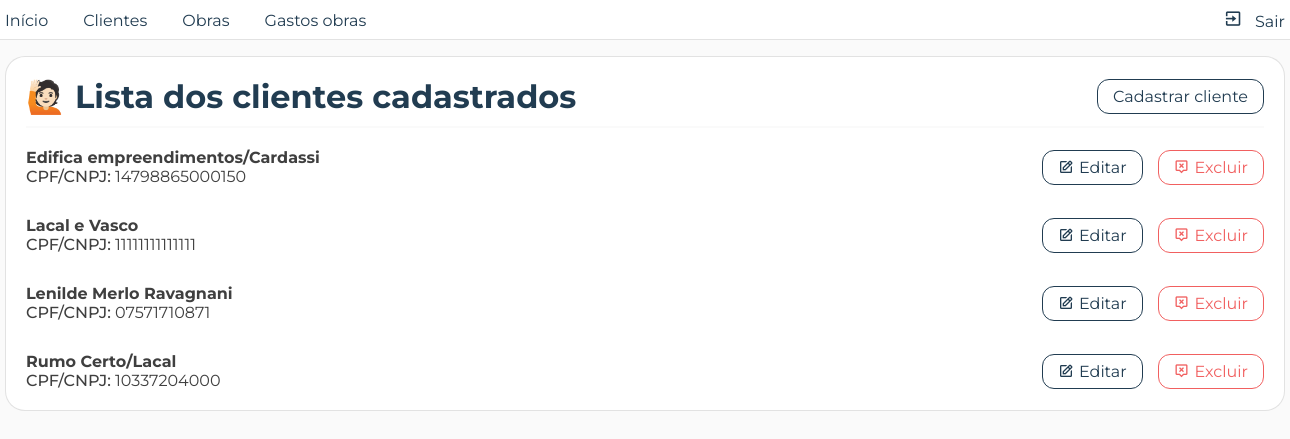
The page /pages/front/listas/lista_clientes.php (signed in) on the database as committed earlier.
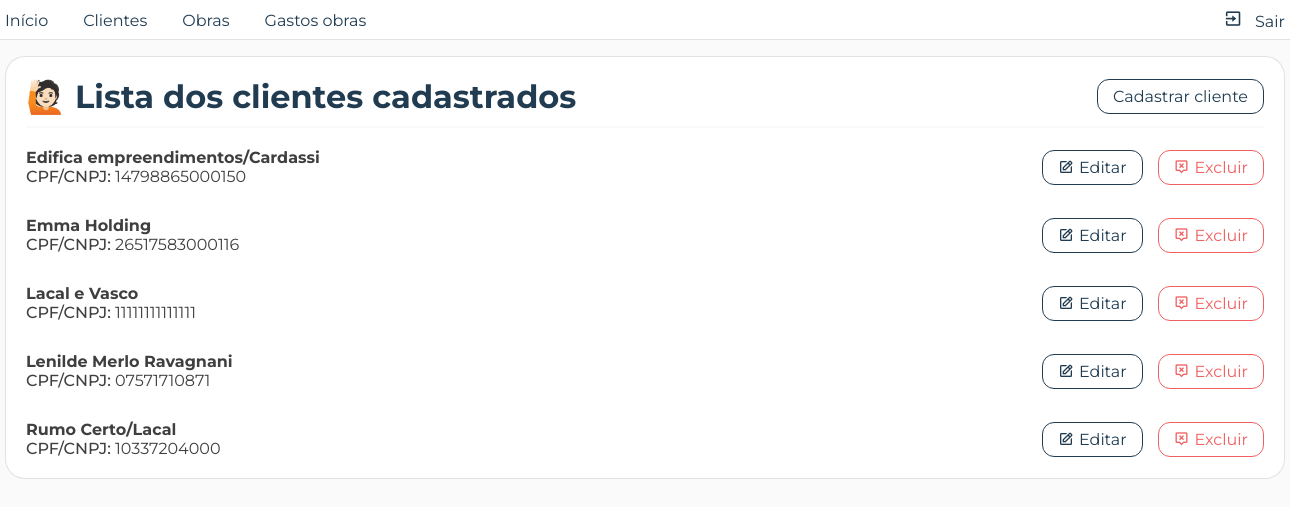
The same page on the database as committed later.
### tables this page shows
CREATE TABLE `clientes` (
  `cpf_cnpj` varchar(20) NOT NULL,
  `nome` varchar(50) NOT NULL,
  `tipo_cliente` char(2) DEFAULT NULL
);

### pages/back/utils.php (called while the page is built, shortened)
<?php
   function selecionaTodos($conn, $tabela, $coluna){
      try {
         $query = $conn->prepare("SELECT * FROM $tabela ORDER BY $coluna ASC");
         $query->execute();
         if($query) {
            $dados = $query->fetchAll(PDO::FETCH_ASSOC);
            return $dados;
         }
      } catch (PDOException $erro) {
         echo "Não foi possível recuperar os dados";
         exit();
      }
   }
?>

### pages/back/listas/lista_clientesdb.php (called while the page is built)
<?php
   require_once(__DIR__."/../../conexao/connection.php");
   require_once(__DIR__."/../utils.php");
   try {
      $clientes = selecionaTodos(
         $conn,
         'clientes',
         'nome'
      );
      if($clientes) {
         return $clientes;
      }
   } catch (PDOException $erro) {
      echo "Não foi possível recuperar os clientes cadastrados";
      exit();
   }
?>

### pages/front/listas/lista_clientes.php (the view, shortened to what this page needs)
<?php
   require_once(__DIR__."/../../back/listas/lista_clientesdb.php");
?>
<!DOCTYPE html>
<html lang="pt-br">
<head>
      <link rel="stylesheet" href="<?= BASE_URL; ?>css/reset.css">
      <link rel="stylesheet" href="<?= BASE_URL; ?>css/style.css">
      <link rel="stylesheet" href="<?= BASE_URL; ?>css/listas.css">
</head>
<body>
      <?php require_once(__DIR__."/../menu.php"); ?>
      <div class="container container_lista">
         <div class="row rowTitulo">
            <h1>🙋🏻 Lista dos clientes cadastrados</h1>
            <nav>
               <a href="<?= BASE_URL; ?>pages/front/cadastros/cadastrar_clientes.php" class="btn nav">Cadastrar cliente</a>
            </nav>
         </div>
         <div class="row lista">
            <?php
               foreach($clientes as $linha) {
            ?>
               <div class="card">
                  <div class="particao_info">
                     <h3 class="titulo_card_lista"><?= $linha['nome']; ?></h3>
                     <p class="texto_card_lista cpf_cnpj_cliente">
                        <span class="bold">CPF/CNPJ:</span> <?= $linha['cpf_cnpj']; ?>
                     </p>
                  </div>
                  <div class="particao_btns_acao">
                     <a href="<?= BASE_URL; ?>pages/front/edits/editar_cliente.php?cpfCnpj=<?= $linha['cpf_cnpj']; ?>" class="btn editar">
                        <i class='bx bx-edit'></i>
                        Editar
                     </a>
                     <a
                        href="<?= BASE_URL; ?>pages/back/excluir/excluir_clientedb.php?cpfCnpj=<?= $linha['cpf_cnpj']; ?>"
                        class="btn excluir"
                        onclick="confirmarExclusao(event, '<?= $linha['nome']; ?>')">
                        <i class='bx bx-message-alt-x'></i>
                        Excluir
                     </a>
                  </div>
               </div>
            <?php
               }
            ?>
         </div>
      </div>
</body>
</html>

Rows that differ between the two databases and show on the page:
added clientes: nome "Emma Holding", cpf_cnpj "26517583000116"
